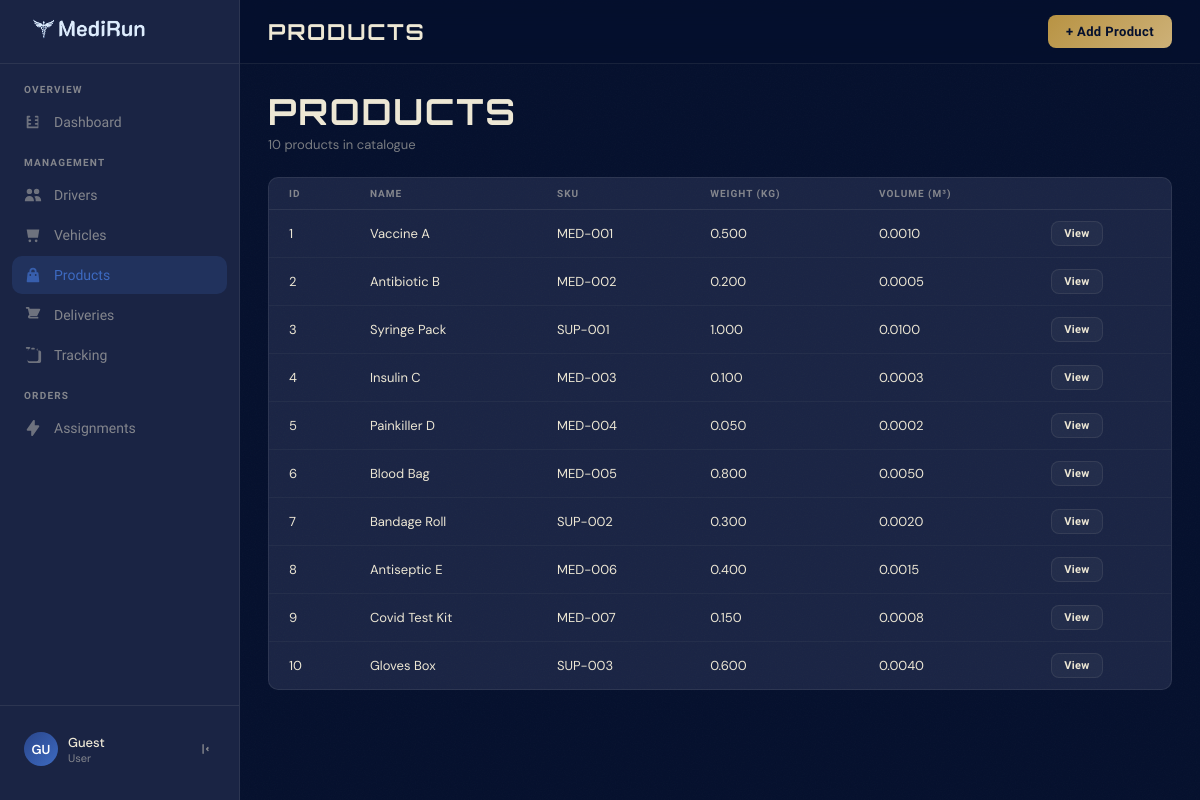
The page /src/frontend/pages/products.php on the database its author committed.
### tables this page shows
CREATE TABLE products (
  id INT AUTO_INCREMENT PRIMARY KEY,
  sku VARCHAR(64),
  name VARCHAR(255) NOT NULL,
  weight_kg NUMERIC(8,3) DEFAULT 0,
  volume_m3 NUMERIC(8,4) DEFAULT 0,
  temperature_sensitive BOOLEAN DEFAULT FALSE,
  shelf_life_hours INTEGER  
);

### src/backend/db/Database.php (called while the page is built, shortened)
<?php
class Database {
    private static ?PDO $conn = null;
    public static function getConnection(): PDO
    {
        $host = getenv('DB_HOST') ?: '127.0.0.1';
        $db   = getenv('DB_NAME') ?: 'rla_medical_delivery';
        $user = getenv('DB_USER') ?: 'root';
        $pass = getenv('DB_PASS') ?: '';
        $port = getenv('DB_PORT') ?: '3306';
        $dsn = "mysql:host={$host};port={$port};dbname={$db};charset=utf8mb4";
        $options = [
            PDO::ATTR_ERRMODE => PDO::ERRMODE_EXCEPTION,
            PDO::ATTR_DEFAULT_FETCH_MODE => PDO::FETCH_ASSOC,
            PDO::ATTR_EMULATE_PREPARES => false,
        ];
        try {
            self::$conn = new PDO($dsn, $user, $pass, $options);
            return self::$conn;
        } catch (PDOException $e) {
            error_log('Database connection failed: ' . $e->getMessage());
            throw $e;
        }
    }
}

### src/backend/db/ProductsRepository.php (called while the page is built, shortened)
<?php
require_once __DIR__ . '/Database.php';
class ProductsRepository {
    private PDO $db;
    public function __construct()
    {
        $this->db = Database::getConnection();
    }
    public function getAll(): array
    {
        $stmt = $this->db->query('SELECT * FROM products');
        return $stmt->fetchAll();
    }
}

### src/frontend/pages/products.php (the view, shortened to what this page needs)
<?php
require_once __DIR__ . '/../../backend/db/ProductsRepository.php';
$productsRepo = new ProductsRepository();
$products = $productsRepo->getAll();
?>
<!DOCTYPE html>
<html lang="en">
<head>
  <link href="../css/style.css" rel="stylesheet"/>
</head>
<body>
  <?php include('../components/nav.php'); ?>
  <div class="main-wrap">
    <header class="topbar">
      <span class="topbar-title">Products</span>
      <div class="topbar-actions">
        <button class="btn btn-gold" id="addProductBtn" type="button">+ Add Product</button>
      </div>
    </header>
    <main class="content">
      <div class="page-header">
        <div>
          <h1>Products</h1>
          <p><?php echo count($products); ?> products in catalogue</p>
        </div>
      </div>
      <div class="panel">
        <table class="data-table">
          <thead>
            <tr>
              <th>ID</th>
              <th>Name</th>
              <th>SKU</th>
              <th>Weight (kg)</th>
              <th>Volume (m³)</th>
              <th></th>
            </tr>
          </thead>
          <tbody>
            <?php if (!empty($products)): ?>
              <?php foreach ($products as $p): ?>
                <tr>
                  <td><?php echo htmlspecialchars($p['id'] ?? ''); ?></td>
                  <td><?php echo htmlspecialchars($p['name'] ?? ''); ?></td>
                  <td><?php echo htmlspecialchars($p['sku'] ?? '—'); ?></td>
                  <td><?php echo htmlspecialchars($p['weight_kg'] ?? '0'); ?></td>
                  <td><?php echo htmlspecialchars($p['volume_m3'] ?? '0'); ?></td>
                  <td>
                    <button type="button" class="btn btn-ghost btn-sm"
                      onclick="viewProduct(<?php echo htmlspecialchars(json_encode($p)); ?>)">View</button>
                  </td>
                </tr>
              <?php endforeach; ?>
            <?php else: ?>
              <tr><td colspan="6" style="text-align:center;padding:40px;color:var(--text-muted)">No products found.</td></tr>
            <?php endif; ?>
          </tbody>
        </table>
      </div>
    </main>
  </div>
</body>
</html>

### src/frontend/css/style.css (style rules this page uses)
:root { --abysse: #05102D; --nuit: #1A2444; --marine: #2A468B; --horizon: #3D6AC1; --creme: #FFF7E3; --gold-dark: #B89343; --gold-mid: #CDB178; --gold-light:#DFCBA7; --sidebar-w: 240px; --header-h: 64px; --radius: 10px; --card-bg: rgba(255,247,227,0.04); --border: rgba(255,247,227,0.08); --text-main: #EEE8D5; --text-muted: rgba(238,232,213,0.5); --green: #2ECC8F; --orange: #E8943A; --red: #E05252; }
*, *::before, *::after { box-sizing: border-box; margin: 0; padding: 0; }
html { font-size: 15px; }
body { font-family: 'DM Sans', sans-serif; background-color: var(--abysse); color: var(--text-main); min-height: 100vh; display: flex; overflow-x: hidden; }
body::before { content: ''; position: fixed; inset: 0; pointer-events: none; z-index: 0; opacity: 0.6; }
.main-wrap { margin-left: var(--sidebar-w); flex: 1; display: flex; flex-direction: column; min-height: 100vh; }
.topbar { height: var(--header-h); display: flex; align-items: center; padding: 0 28px; border-bottom: 1px solid var(--border); gap: 16px; position: sticky; top: 0; z-index: 50; background: rgba(5,16,45,0.85); backdrop-filter: blur(12px); }
.topbar-title { font-family: "Orbitron", sans-serif; font-size: 22px; font-weight: 700; letter-spacing: 0.08em; flex: 1; text-transform: uppercase; }
.topbar-actions { display: flex; align-items: center; gap: 8px; }
.content { padding: 28px; flex: 1; }
.page-header { display: flex; align-items: flex-end; justify-content: space-between; margin-bottom: 24px; }
.page-header h1 { font-family: 'Orbitron', sans-serif; font-size: 36px; font-weight: 700; line-height: 1.1; letter-spacing: 0.05em; text-transform: uppercase; }
.page-header p { font-size: 13px; color: var(--text-muted); margin-top: 4px; }
.btn { display: inline-flex; align-items: center; gap: 8px; padding: 9px 18px; border-radius: 8px; border: none; cursor: pointer; font-family: 'Anta', sans-serif; font-size: 13px; font-weight: 600; transition: all 0.18s; letter-spacing: 0.03em; }
.btn-gold { background: linear-gradient(135deg, var(--gold-dark), var(--gold-mid)); color: var(--abysse); }
.btn-ghost { background: var(--card-bg); border: 1px solid var(--border); color: var(--text-main); }
.btn-sm { padding: 5px 12px; font-size: 11px; }
.panel { background: var(--nuit); border: 1px solid var(--border); border-radius: var(--radius); overflow: hidden; }
.data-table { width: 100%; border-collapse: collapse; }
.data-table th { text-align: left; font-size: 10px; font-weight: 600; letter-spacing: 0.1em; text-transform: uppercase; color: var(--text-muted); padding: 10px 20px; border-bottom: 1px solid var(--border); font-family: 'Unica One', sans-serif; }
.data-table td { padding: 11px 20px; font-size: 13px; border-bottom: 1px solid rgba(255,247,227,0.04); vertical-align: middle; }
.data-table tr:last-child td { border-bottom: none; }

### rows shown on the page
products: id "1", name "Vaccine A", sku "MED-001", weight_kg "0.500", volume_m3 "0.0010"
products: id "2", name "Antibiotic B", sku "MED-002", weight_kg "0.200", volume_m3 "0.0005"
products: id "3", name "Syringe Pack", sku "SUP-001", weight_kg "1.000", volume_m3 "0.0100"
products: id "4", name "Insulin C", sku "MED-003", weight_kg "0.100", volume_m3 "0.0003"
products: id "5", name "Painkiller D", sku "MED-004", weight_kg "0.050", volume_m3 "0.0002"
products: id "6", name "Blood Bag", sku "MED-005", weight_kg "0.800", volume_m3 "0.0050"
products: id "7", name "Bandage Roll", sku "SUP-002", weight_kg "0.300", volume_m3 "0.0020"
products: id "8", name "Antiseptic E", sku "MED-006", weight_kg "0.400", volume_m3 "0.0015"
products: id "9", name "Covid Test Kit", sku "MED-007", weight_kg "0.150", volume_m3 "0.0008"
products: id "10", name "Gloves Box", sku "SUP-003", weight_kg "0.600", volume_m3 "0.0040"

### other values the page prints
$avatarInitials "GU"
$userName "Guest"
$userRole "User"
count($products) "10"
